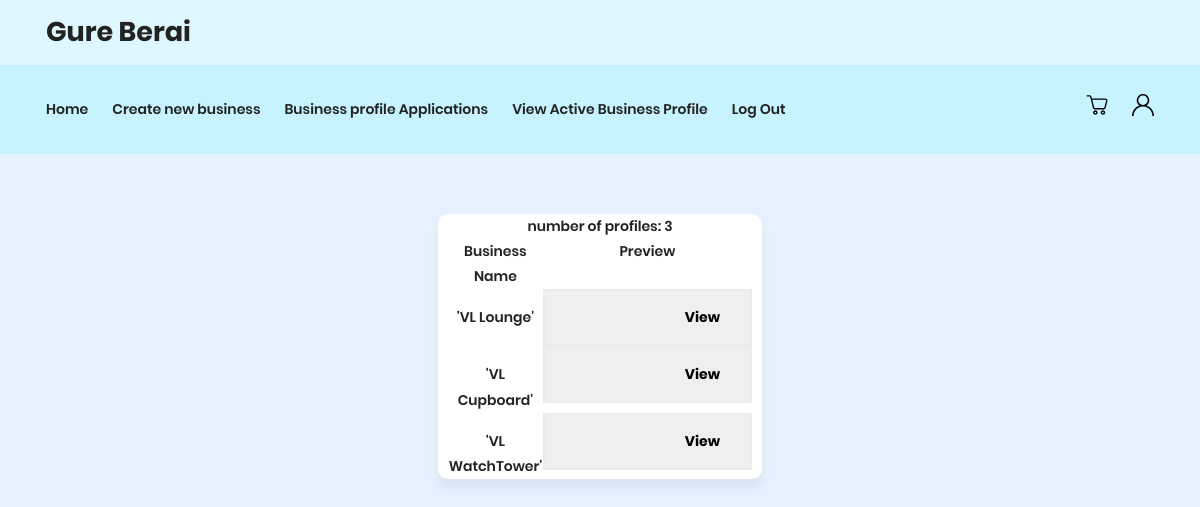
The app's page /viewBusinessProfile.php (signed in) with its own data.
### tables this page shows
CREATE TABLE `businesslist` (
  `bId` int(11) NOT NULL,
  `businessName` varchar(16) NOT NULL,
  `location` varchar(16) NOT NULL,
  `catagory` varchar(10) NOT NULL,
  `userName` varchar(16) NOT NULL
);

### viewBusinessProfile.php (the view, shortened to what this page needs)
<?php
include("connection.php");
$username=$_SESSION['username'];
$query="select businessName,bId from businesslist where username='$username'";
$result = mysqli_query($con, $query);
?>
<!DOCTYPE html>
<html lang="en">
<head>
    <link rel="stylesheet" href="styles/headerreset.min.css" />
    <link rel="stylesheet" href="styles/headerstyle.css" />
    <link rel="stylesheet" href="styles/header-14.css" />
    <link rel="stylesheet" href="styles/footer.css" />
    <link rel="stylesheet" href="fonts/material-icon/css/material-design-iconic-font.min.css">
    <link rel="stylesheet" href="css/signUpstyle.css">
</head>
<body>
  <header class="site-header">
        <div class="site-header__top">
          <div class="wrapper site-header__wrapper">
            <div class="site-header__middle">
              <a href="businessInterface.html" class="brand">Gure Berai</a>
            </div>
          </div>
        </div>
        <div class="site-header__bottom">
          <div class="wrapper site-header__wrapper">
            <div class="site-header__start">
              <nav class="nav">
                <ul class="nav__wrapper">
                  <li class="nav__item"><a href="businessInterface.html">Home</a></li>
                  <li class="nav__item"><a href="createNewBus.html">Create new business</a></li>
                  <li class="nav__item"><a href="applicationStatus.php">Business profile Applications</a></li>
                  <li class="nav__item"><a href="viewBusinessProfile.php">View Active Business Profile</a></li>
                  <li class="nav__item"><a href="logout.php">Log Out</a></li>
                </ul>
              </nav>
            </div>
            <div class="site-header__end bottom">
              <a href="#" class="cart">
              </a>
              <a href="#">
              </a>
            </div>
          </div>
        </div>
      </header>
      <div class='center'>
      <div class="container">
<?php
$n = mysqli_num_rows($result);
echo "number of profiles: $n ";
if ($n>0){
?>
<table>
  <tr>
    <th>Business Name</th>
    <th>Preview</th>
  </tr>
  <?php
    while ($data=mysqli_fetch_array($result)){
        echo "<tr><th>'$data[0]'</th>
        <th><form method='post' action='manageBusiness.php'>
        <input type='hidden' name='bId' id='bId' value='$data[1]'>
        <input type='submit' value='View'></form></th></tr>";
    }
?>
</table>
<?php
}
else{
    echo 'none';
}
?>
</div>
</div>
</body>
</html>

### styles/headerstyle.css (style rules this page uses)
.wrapper { max-width: 1140px; padding-left: 1rem; padding-right: 1rem; margin-left: auto; margin-right: auto; }
*, *:before, *:after { box-sizing: border-box; }
a { text-decoration: none; color: #222; }
html { -webkit-font-smoothing: antialiased; -moz-osx-font-smoothing: grayscale; }
body { font-family: "Roboto", sans-serif; }

### styles/header-14.css (style rules this page uses)
.brand { font-weight: bold; font-size: 27px; }
.site-header__top { background-color: #def7ff; }
.site-header__bottom { position: relative; background-color: #c7f2ff; }
.site-header__wrapper { display: flex; justify-content: space-between; }
.site-header__wrapper { display: flex; justify-content: space-between; align-items: center; padding: 1rem; }
@media (min-width: 940px) { .site-header__wrapper { padding-top: 0.5rem; padding-bottom: 0.5rem; } }
.site-header__end { display: flex; align-items: center; }
@media (min-width: 940px) { .site-header__end.bottom > *:not(:last-child) { margin-right: 1.5rem; } }
.site-header__end.bottom svg { width: 22px; height: 22px; }
@media (min-width: 940px) { .nav__wrapper { display: flex; } }
.nav__item:not(:last-child) { margin-right: 1.5rem; }
.nav__item a { display: block; padding-top: 1.5rem; padding-bottom: 1.5rem; }

### css/signUpstyle.css (style rules this page uses)
input, select, textarea { outline: none; appearance: unset !important; -moz-appearance: unset !important; -webkit-appearance: unset !important; -o-appearance: unset !important; -ms-appearance: unset !important; }
body { font-size: 14px; line-height: 1.8; color: #222; background: #e7f0fd; font-weight: 600; font-family: Poppins; margin: 0px; }
.container { width: 520px; background: #fff; margin: 0 auto; box-shadow: 0px 10px 9.9px 0.1px rgba(0, 0, 0, 0.05); -moz-box-shadow: 0px 10px 9.9px 0.1px rgba(0, 0, 0, 0.05); -webkit-box-shadow: 0px 10px 9.9px 0.1px rgba(0, 0, 0, 0.05); -o-box-shadow: 0px 10px 9.9px 0.1px rgba(0, 0, 0, 0.05); -ms-box-shadow: 0px 10px 9.9px 0.1px rgba(0, 0, 0, 0.05); border-radius: 10px; -moz-border-radius: 10px; -webkit-border-radius: 10px; -o-border-radius: 10px; -ms-border-radius: 10px; }
input { border: solid 2px #ebebeb; box-sizing: border-box; width: 100%; font-weight: 700; font-size: 14px; font-family: Poppins; padding: 16px 30px 16px 140px; }

### viewBusinessProfile.php (style rules this page uses)
.center { margin: 10px; padding: 50px; }
.container { text-align: center; width: 30%; padding-right: 10px; padding-left: 10px; margin-right: auto; margin-left: auto; }

### records on screen
businesslist: businessName "VL Lounge"
businesslist: businessName "VL Cupboard"
businesslist: businessName "VL WatchTower"

### other values on screen
$n "3"
